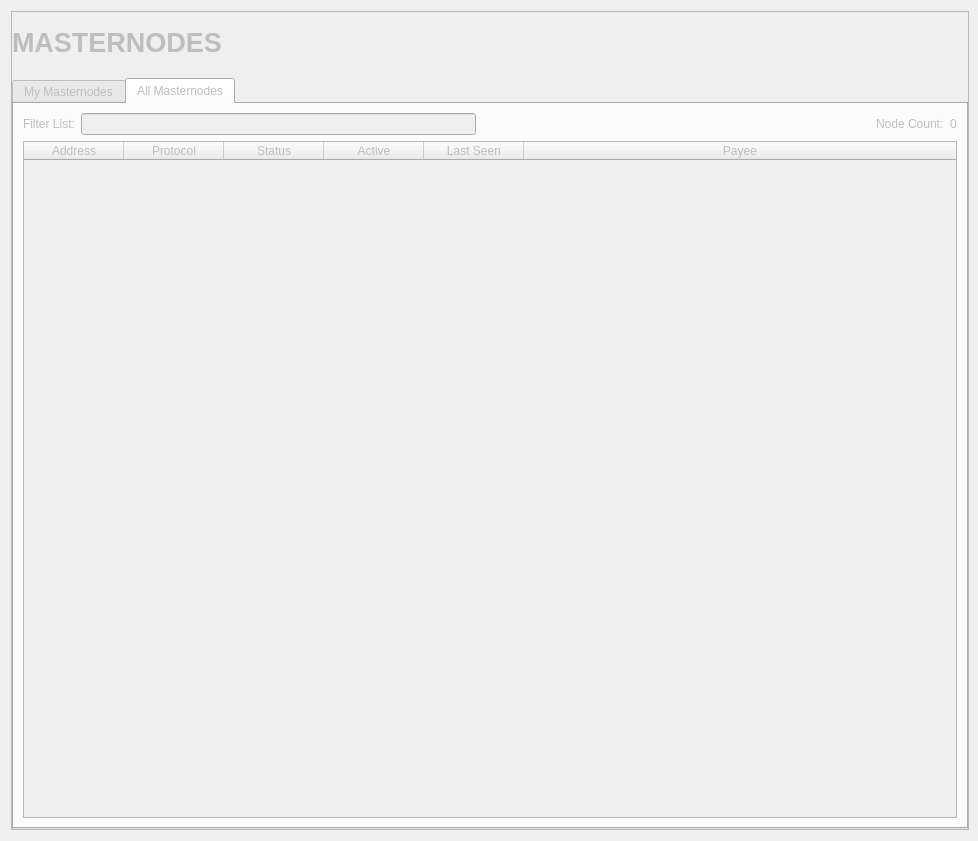
<?xml version="1.0" encoding="UTF-8"?>
<ui version="4.0">
 <class>MasternodeList</class>
 <widget class="QWidget" name="MasternodeList">
  <property name="enabled">
   <bool>false</bool>
  </property>
  <property name="geometry">
   <rect>
    <x>0</x>
    <y>0</y>
    <width>978</width>
    <height>841</height>
   </rect>
  </property>
  <property name="minimumSize">
   <size>
    <width>960</width>
    <height>682</height>
   </size>
  </property>
  <property name="windowTitle">
   <string>Form</string>
  </property>
  <layout class="QVBoxLayout" name="topLayout" stretch="1">
   <property name="rightMargin">
    <number>9</number>
   </property>
   <item>
    <widget class="QFrame" name="frame_BG">
     <property name="minimumSize">
      <size>
       <width>850</width>
       <height>610</height>
      </size>
     </property>
     <property name="maximumSize">
      <size>
       <width>16777215</width>
       <height>16777215</height>
      </size>
     </property>
     <property name="frameShape">
      <enum>QFrame::StyledPanel</enum>
     </property>
     <property name="frameShadow">
      <enum>QFrame::Raised</enum>
     </property>
     <layout class="QVBoxLayout" name="verticalLayout_3" stretch="1">
      <property name="leftMargin">
       <number>0</number>
      </property>
      <property name="topMargin">
       <number>0</number>
      </property>
      <property name="rightMargin">
       <number>0</number>
      </property>
      <property name="bottomMargin">
       <number>0</number>
      </property>
      <item>
       <layout class="QVBoxLayout" name="verticalLayout_Master" stretch="0,1">
        <property name="leftMargin">
         <number>0</number>
        </property>
        <property name="topMargin">
         <number>0</number>
        </property>
        <property name="rightMargin">
         <number>0</number>
        </property>
        <property name="bottomMargin">
         <number>0</number>
        </property>
        <item>
         <widget class="QFrame" name="frame_Header">
          <layout class="QVBoxLayout" name="verticalLayout_Header" stretch="0">
           <property name="leftMargin">
            <number>0</number>
           </property>
           <property name="topMargin">
            <number>0</number>
           </property>
           <property name="rightMargin">
            <number>0</number>
           </property>
           <property name="bottomMargin">
            <number>0</number>
           </property>
           <item>
            <layout class="QHBoxLayout" name="horizontalLayout_Header" stretch="1,0,1">
             <property name="spacing">
              <number>6</number>
             </property>
             <item>
              <widget class="QLabel" name="labelOverviewHeaderLeft">
               <property name="minimumSize">
                <size>
                 <width>464</width>
                 <height>60</height>
                </size>
               </property>
               <property name="maximumSize">
                <size>
                 <width>16777215</width>
                 <height>60</height>
                </size>
               </property>
               <property name="font">
                <font>
                 <pointsize>20</pointsize>
                 <weight>75</weight>
                 <bold>true</bold>
                </font>
               </property>
               <property name="text">
                <string>MASTERNODES</string>
               </property>
               <property name="alignment">
                <set>Qt::AlignLeading|Qt::AlignLeft|Qt::AlignVCenter</set>
               </property>
              </widget>
             </item>
             <item>
              <spacer name="horizontalSpacer_Header">
               <property name="orientation">
                <enum>Qt::Horizontal</enum>
               </property>
               <property name="sizeHint" stdset="0">
                <size>
                 <width>40</width>
                 <height>20</height>
                </size>
               </property>
              </spacer>
             </item>
             <item>
              <widget class="QLabel" name="labelOverviewHeaderRight">
               <property name="minimumSize">
                <size>
                 <width>464</width>
                 <height>60</height>
                </size>
               </property>
               <property name="maximumSize">
                <size>
                 <width>16777215</width>
                 <height>60</height>
                </size>
               </property>
               <property name="font">
                <font>
                 <pointsize>14</pointsize>
                </font>
               </property>
               <property name="text">
                <string/>
               </property>
               <property name="alignment">
                <set>Qt::AlignRight|Qt::AlignTrailing|Qt::AlignVCenter</set>
               </property>
              </widget>
             </item>
            </layout>
           </item>
          </layout>
         </widget>
        </item>
        <item>
         <widget class="QTabWidget" name="tabWidget">
          <property name="currentIndex">
           <number>1</number>
          </property>
          <widget class="QWidget" name="tabMyMasternodes">
           <attribute name="title">
            <string>My Masternodes</string>
           </attribute>
           <layout class="QGridLayout" name="gridLayout_2">
            <item row="0" column="0">
             <layout class="QVBoxLayout" name="verticalLayout_2">
              <property name="bottomMargin">
               <number>0</number>
              </property>
              <item>
               <layout class="QHBoxLayout" name="horizontalLayout_note">
                <property name="bottomMargin">
                 <number>0</number>
                </property>
                <item>
                 <widget class="QLabel" name="updateNote">
                  <property name="text">
                   <string>Note: Status of your Masternodes in local wallet can potentially be slightly incorrect.&lt;br /&gt;Always wait for wallet to sync additional data and then double check from another node&lt;br /&gt;if your Masternode should be running but you still do not see &quot;ENABLED&quot; in &quot;Status&quot; field.</string>
                  </property>
                 </widget>
                </item>
                <item>
                 <spacer name="horizontalSpacer_5">
                  <property name="orientation">
                   <enum>Qt::Horizontal</enum>
                  </property>
                  <property name="sizeHint" stdset="0">
                   <size>
                    <width>40</width>
                    <height>20</height>
                   </size>
                  </property>
                 </spacer>
                </item>
                <item>
                 <widget class="QLabel" name="autoupdate_label">
                  <property name="text">
                   <string>Status will be updated automatically in (sec):</string>
                  </property>
                 </widget>
                </item>
                <item>
                 <widget class="QLabel" name="secondsLabel">
                  <property name="text">
                   <string>0</string>
                  </property>
                 </widget>
                </item>
               </layout>
              </item>
              <item>
               <widget class="QTableWidget" name="tableWidgetMyMasternodes">
                <property name="minimumSize">
                 <size>
                  <width>695</width>
                  <height>0</height>
                 </size>
                </property>
                <property name="editTriggers">
                 <set>QAbstractItemView::NoEditTriggers</set>
                </property>
                <property name="alternatingRowColors">
                 <bool>true</bool>
                </property>
                <property name="selectionMode">
                 <enum>QAbstractItemView::SingleSelection</enum>
                </property>
                <property name="selectionBehavior">
                 <enum>QAbstractItemView::SelectRows</enum>
                </property>
                <property name="sortingEnabled">
                 <bool>true</bool>
                </property>
                <attribute name="horizontalHeaderStretchLastSection">
                 <bool>true</bool>
                </attribute>
                <column>
                 <property name="text">
                  <string>Alias</string>
                 </property>
                </column>
                <column>
                 <property name="text">
                  <string>Address</string>
                 </property>
                </column>
                <column>
                 <property name="text">
                  <string>Protocol</string>
                 </property>
                </column>
                <column>
                 <property name="text">
                  <string>Status</string>
                 </property>
                </column>
                <column>
                 <property name="text">
                  <string>Active</string>
                 </property>
                </column>
                <column>
                 <property name="text">
                  <string>Last Seen</string>
                 </property>
                </column>
                <column>
                 <property name="text">
                  <string>Payee</string>
                 </property>
                </column>
               </widget>
              </item>
              <item>
               <layout class="QHBoxLayout" name="horizontalLayout_5">
                <property name="bottomMargin">
                 <number>0</number>
                </property>
                <item>
                 <widget class="QPushButton" name="startButton">
                  <property name="text">
                   <string>S&amp;tart alias</string>
                  </property>
                 </widget>
                </item>
                <item>
                 <widget class="QPushButton" name="startAllButton">
                  <property name="text">
                   <string>Start &amp;all</string>
                  </property>
                 </widget>
                </item>
                <item>
                 <widget class="QPushButton" name="startMissingButton">
                  <property name="text">
                   <string>Start &amp;MISSING</string>
                  </property>
                 </widget>
                </item>
                <item>
                 <widget class="QPushButton" name="UpdateButton">
                  <property name="text">
                   <string>&amp;Update status</string>
                  </property>
                 </widget>
                </item>
                <item>
                 <spacer name="horizontalSpacer_51">
                  <property name="orientation">
                   <enum>Qt::Horizontal</enum>
                  </property>
                  <property name="sizeHint" stdset="0">
                   <size>
                    <width>40</width>
                    <height>20</height>
                   </size>
                  </property>
                 </spacer>
                </item>
                <item>
                 <widget class="QPushButton" name="setupMasternodeButton">
                  <property name="layoutDirection">
                   <enum>Qt::LeftToRight</enum>
                  </property>
                  <property name="text">
                   <string>Setup Masternode</string>
                  </property>
                 </widget>
                </item>
                <item>
                 <widget class="QPushButton" name="removeMasternodeButton">
                  <property name="text">
                   <string>Remove Masternode</string>
                  </property>
                 </widget>
                </item>
               </layout>
              </item>
             </layout>
            </item>
           </layout>
          </widget>
          <widget class="QWidget" name="tabAllMasternodes">
           <attribute name="title">
            <string>All Masternodes</string>
           </attribute>
           <layout class="QGridLayout" name="gridLayout">
            <item row="1" column="0">
             <widget class="QTableWidget" name="tableWidgetMasternodes">
              <property name="editTriggers">
               <set>QAbstractItemView::NoEditTriggers</set>
              </property>
              <property name="alternatingRowColors">
               <bool>true</bool>
              </property>
              <property name="selectionBehavior">
               <enum>QAbstractItemView::SelectRows</enum>
              </property>
              <property name="sortingEnabled">
               <bool>true</bool>
              </property>
              <attribute name="horizontalHeaderStretchLastSection">
               <bool>true</bool>
              </attribute>
              <column>
               <property name="text">
                <string>Address</string>
               </property>
              </column>
              <column>
               <property name="text">
                <string>Protocol</string>
               </property>
              </column>
              <column>
               <property name="text">
                <string>Status</string>
               </property>
              </column>
              <column>
               <property name="text">
                <string>Active</string>
               </property>
              </column>
              <column>
               <property name="text">
                <string>Last Seen</string>
               </property>
              </column>
              <column>
               <property name="text">
                <string>Payee</string>
               </property>
              </column>
             </widget>
            </item>
            <item row="0" column="0">
             <layout class="QHBoxLayout" name="horizontalLayout_3">
              <property name="bottomMargin">
               <number>0</number>
              </property>
              <item>
               <widget class="QLabel" name="label_filter">
                <property name="text">
                 <string>Filter List:</string>
                </property>
               </widget>
              </item>
              <item>
               <widget class="QLineEdit" name="filterLineEdit">
                <property name="toolTip">
                 <string>Filter Masternode list</string>
                </property>
               </widget>
              </item>
              <item>
               <spacer name="horizontalSpacer_3">
                <property name="orientation">
                 <enum>Qt::Horizontal</enum>
                </property>
                <property name="sizeHint" stdset="0">
                 <size>
                  <width>10</width>
                  <height>20</height>
                 </size>
                </property>
               </spacer>
              </item>
              <item>
               <widget class="QLabel" name="label_count">
                <property name="text">
                 <string>Node Count:</string>
                </property>
               </widget>
              </item>
              <item>
               <widget class="QLabel" name="countLabel">
                <property name="text">
                 <string>0</string>
                </property>
               </widget>
              </item>
             </layout>
            </item>
           </layout>
          </widget>
         </widget>
        </item>
       </layout>
      </item>
     </layout>
    </widget>
   </item>
  </layout>
 </widget>
 <resources/>
 <connections/>
</ui>
